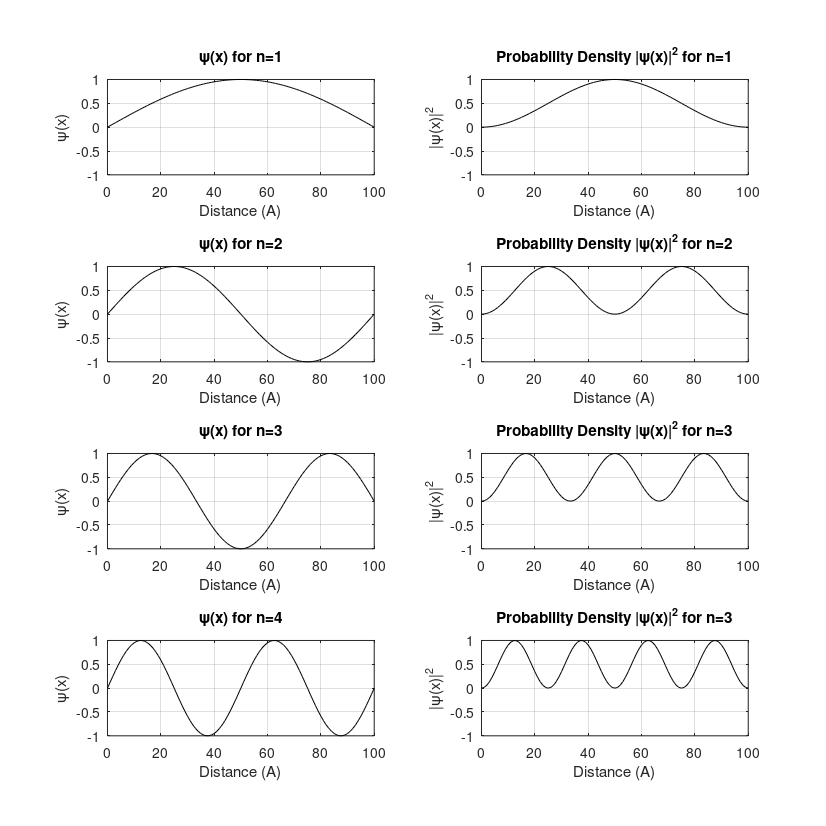

Recreate this plot in MATLAB.
##############################################################################
##
## Copyright (C) 2023, Ervin Mazlagic
##
## This file is part of the personal solutions manual for "Quantum Mechanics
## for Electrical Engineers" by Dennis M. Sullivan (ISBN 978-0-470-87409-7),
## see "github.com/ninux/qmee".
##
##############################################################################

## Chapter 2 - Exercise 2-3
## Stationary States

# cleanup environment
clear all;
close all;

A       = 10e-10;
a_start = 0;
a_end   = 100;

x = [a_start:1:a_end].*A;

lambda = ((x(end)-x(1))*2)./[1:1:4];

f = 1./lambda;

psi = [...
    sin(2*pi*f(1)*x);
    sin(2*pi*f(2)*x);
    sin(2*pi*f(3)*x);
    sin(2*pi*f(4)*x)
];

pd = [...
    abs(psi(1,:)).^2;
    abs(psi(2,:)).^2;
    abs(psi(3,:)).^2;
    abs(psi(4,:)).^2
];

figure(1);
subplot(4,2,1);
    plot(x/A, psi(1,:), "-k");
    title("\\psi(x) for n=1");
    xlabel("Distance (A)");
    ylabel("\\psi(x)");
    grid on;
    ylim([-1, 1]);
subplot(4,2,3);
    plot(x/A, psi(2,:), "-k");
    title("\\psi(x) for n=2");
    xlabel("Distance (A)");
    ylabel("\\psi(x)");
    grid on;
    ylim([-1, 1]);
subplot(4,2,5);
    plot(x/A, psi(3,:), "-k");
    title("\\psi(x) for n=3");
    xlabel("Distance (A)");
    ylabel("\\psi(x)");
    grid on;
    ylim([-1, 1]);
subplot(4,2,7);
    plot(x/A, psi(4,:), "-k");
    title("\\psi(x) for n=4");
    xlabel("Distance (A)");
    ylabel("\\psi(x)");
    grid on;
    ylim([-1, 1]);

subplot(4,2,2);
    plot(x/A, pd(1,:), "-k");
    title("Probability Density |\\psi(x)|^2 for n=1");
    xlabel("Distance (A)");
    ylabel("|\\psi(x)|^2");
    grid on;
    ylim([-1, 1]);
subplot(4,2,4);
    plot(x/A, pd(2,:), "-k");
    title("Probability Density |\\psi(x)|^2 for n=2");
    xlabel("Distance (A)");
    ylabel("|\\psi(x)|^2");
    grid on;
    ylim([-1, 1]);
subplot(4,2,6);
    plot(x/A, pd(3,:), "-k");
    title("Probability Density |\\psi(x)|^2 for n=3");
    xlabel("Distance (A)");
    ylabel("|\\psi(x)|^2");
    grid on;
    ylim([-1, 1]);
subplot(4,2,8);
    plot(x/A, pd(4,:), "-k");
    title("Probability Density |\\psi(x)|^2 for n=3");
    xlabel("Distance (A)");
    ylabel("|\\psi(x)|^2");
    grid on;
    ylim([-1, 1]);

fig = gcf();
    set(fig, "PaperUnits", "centimeters");
    x_width = 21;
    y_width = 21;
    set(fig, "PaperPosition", [0 0 x_width y_width]);
    print(fig, "ex_2_3.png", "-dpng");
